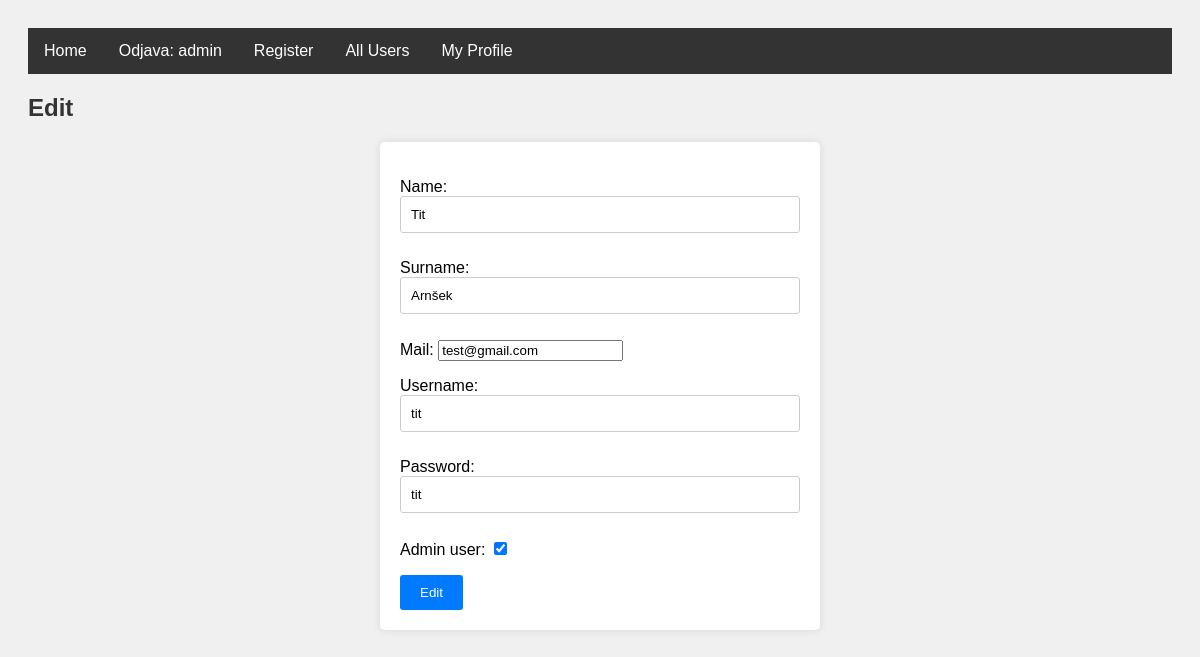
Page /user/1/edit/ (signed in) on the earlier database version.
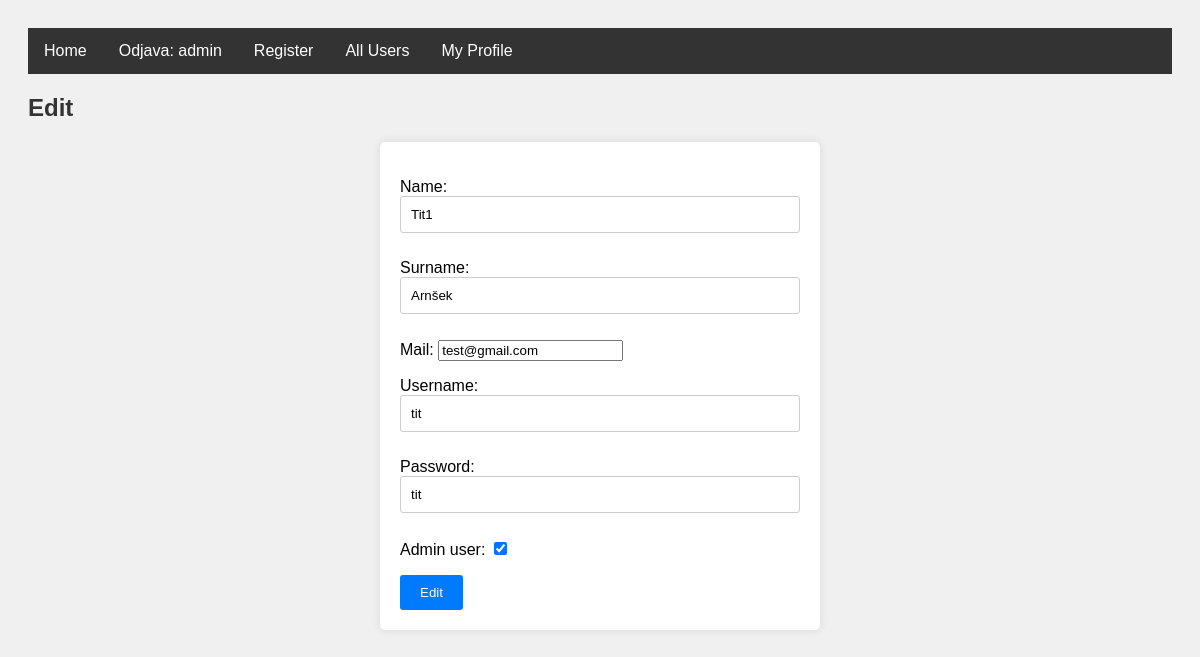
Same page on the later database version.
### scrum/models.py (models this page shows, shortened)
class User(models.Model):
    name = models.CharField(max_length=100)
    surname = models.CharField(default = '',max_length=100)
    mail = models.EmailField(blank = True,max_length = 100)
    username = models.CharField(max_length=100)
    password = models.CharField(max_length=100)
    admin_user = models.BooleanField(default=False)

### scrum/views.py (the view)
# urls.py: path('user/<int:user_id>/edit/', views.edit_user, name='edit_user'),
def edit_user(request, user_id):
    user = User.objects.get(id=user_id)
    context = get_context(request)
    if request.method == 'POST':
        form = UserRegisterForm(request.POST, instance=user)
        if form.is_valid():
            form.save()
            return redirect('home')
        else:
            messages.error(request,"Neveljavna sprememba!")
    else:
        form = UserRegisterForm(instance=user)
        if not context['admin']:
            form.fields['admin_user'].widget.attrs['disabled'] = True
            print('asd')
        print('asd1')
        context['form'] = form
        return render(request, 'edit_user.html', context)

### scrum/forms.py
class UserRegisterForm(forms.ModelForm):
    class Meta:
        model = User
        fields = ['name','surname','mail', 'username', 'password','admin_user']

### scrum/views.py (called while the page is built)
def get_context(request):
    try:
        uporabnik = request.session.get('uporabnik')
        admin = request.session.get('admin')
        up_id = request.session.get('uporabnik_id')
    except:
        uporabnik = None
        admin = False
        up_id = None
    context = {}
    context['user1'] = uporabnik
    context['admin'] = admin
    context['id'] = up_id
    return context

### scrum/templates/edit_user.html (shortened to what this page needs)
{% extends 'base.html' %}
{% block content %}
<h2>Edit</h2>
<form method="post">
    {{ form.as_p }}
    <button type="submit">Edit</button>
</form>
{% endblock %}

Differences in the rows shown:
changed User "Arnšek": name "Tit" → "Tit1"
